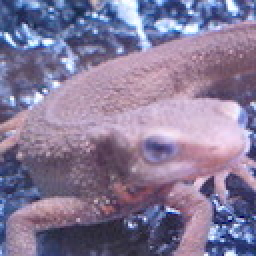
#> input picture imori.jpg, 128 x 128 px (shown 2 times larger)
$ python 18.py   (older library calls are emulated)
#> lines starting #> are read from the running program, lines starting #| are printed output that depends on the picture
"""
Embossフィルタを実装せよ。

Embossフィルタとは輪郭部分を浮き出しにするフィルタで、
次式で定義される。

"""

import cv2
import numpy as np

# Gray scale
def BGR2GRAY(img):
	b = img[:, :, 0].copy()
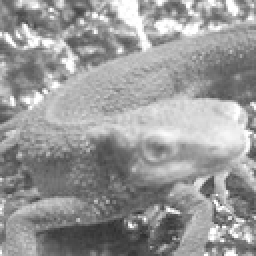
#> b: shape (128, 128) float64 (shown 2 times larger); min 46, max 255, mean 152.8
	g = img[:, :, 1].copy()
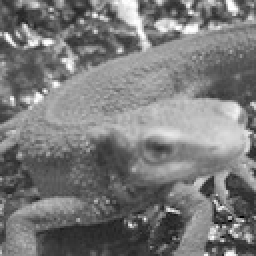
#> g: shape (128, 128) float64 (shown 2 times larger); min 0, max 255, mean 121.8
	r = img[:, :, 2].copy()
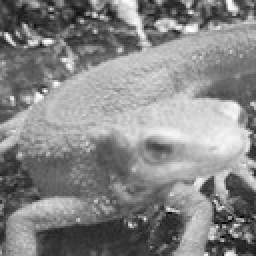
#> r: shape (128, 128) float64 (shown 2 times larger); min 0, max 255, mean 134.1

	# Gray scale
	out = 0.2126 * r + 0.7152 * g + 0.0722 * b
	out = out.astype(np.uint8)

	return out

def laplacian_filter(img,K_size =3):
#> called with K_size = 3
    if (len(img.shape) == 3):
        H,W,C = img.shape

    else:
        img = np.expand_dims(img,axis = -1)
        H,W,C = img.shape
#> H = 128; W = 128; C = 1


    pad = K_size // 2
    out = np.zeros((H + pad * 2 , W + pad * 2), dtype= np.float)
    out[pad: pad + H , pad : pad + H] = gray.copy().astype(np.float)
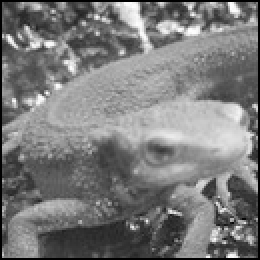
#> out: shape (130, 130) float64 (shown 2 times larger); min 0, max 254, mean 122.3
    tmp = out.copy()

    out_v = out.copy()
    out_h = out.copy()

    #Kv = [[-1.,-2.,-1.] ,[0.,0.,0.] ,[1.,2.,1.]]
    #Kh = [[-1.,0.,1.] ,[-2.,0.,2.] ,[-1.,0.,1.]]
    K = [[-2.,-1.,0.] ,[-1.,1.,1.] ,[0.,1.,2.]]

    for y in range(H):
        for x in range(W):
            #out_v[pad + y , pad + x] = np.sum(Kv * tmp[y:y + K_size,x: x + K_size])
            #out_h[pad + y , pad + x] = np.sum(Kh * tmp[y:y + K_size,x: x + K_size])
            out[pad + y , pad + x] = np.sum(K * tmp[y:y + K_size,x: x + K_size])
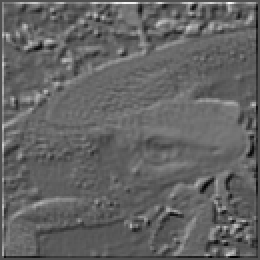
#> out: shape (130, 130) float64 (shown 2 times larger); min -496, max 1079, mean 121.5; drawn with min black and max white
    #out_v = np.clip(out_v,0,255)
    #out_h = np.clip(out_h,0,255)
    out = np.clip(out,0,255)
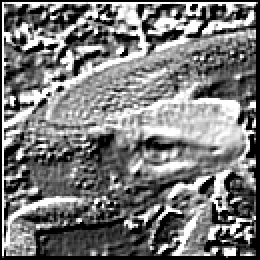
#> out: shape (130, 130) float64 (shown 2 times larger); min 0, max 255, mean 120.5

    #out_v = out_v[pad : pad + H, pad : pad + W].astype(np.uint8)
    #out_h = out_h[pad : pad + H, pad : pad + W].astype(np.uint8)
    out = out[pad : pad + H, pad : pad + W].astype(np.uint8)
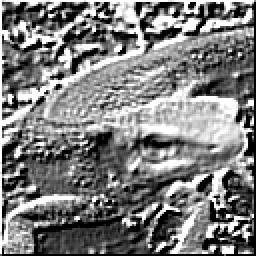
#> out: shape (128, 128) (shown 2 times larger); min 0, max 255, mean 124.3

    return out

img = cv2.imread("imori.jpg").astype(np.float)

# grayscale
gray = BGR2GRAY(img)

# different filtering
out = laplacian_filter(gray, K_size=3)

# Save result

cv2.imshow("result", out)
cv2.waitKey(0)
cv2.destroyWindow('result')
